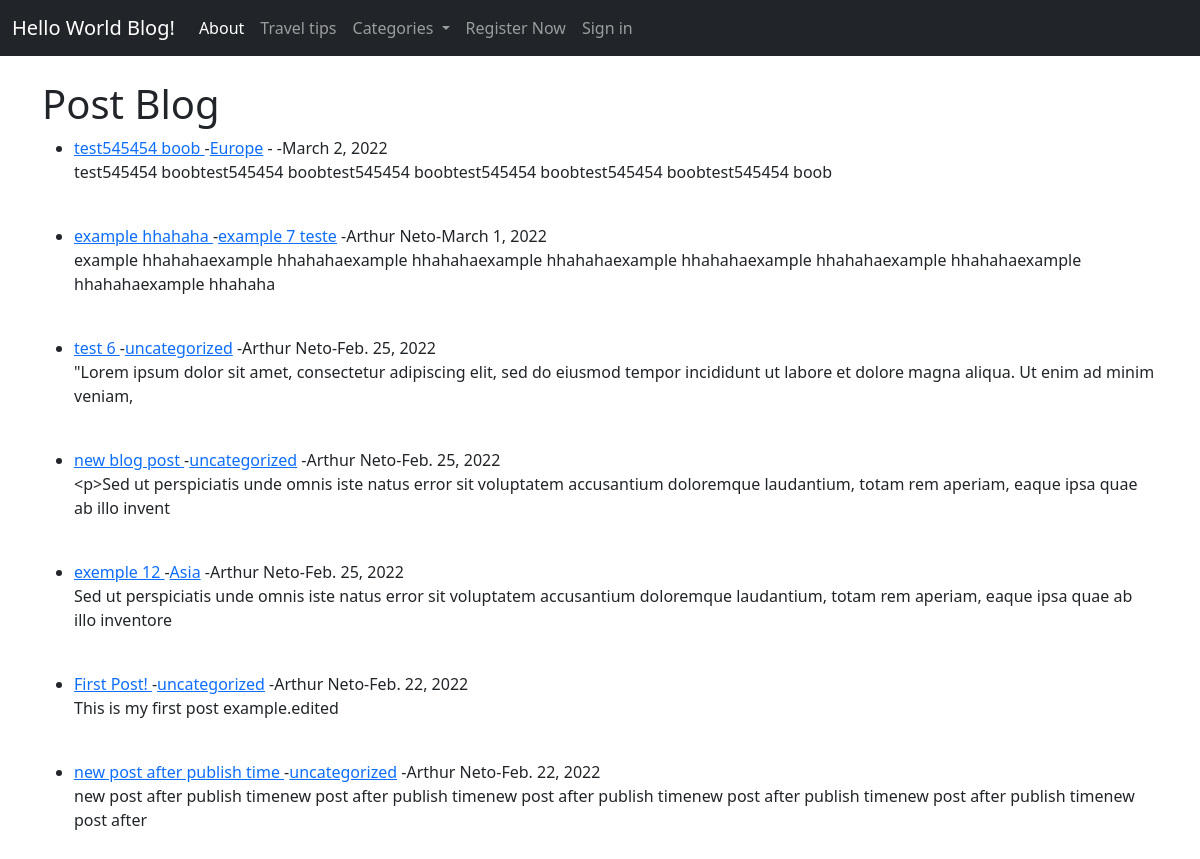
The app's page /, older data.
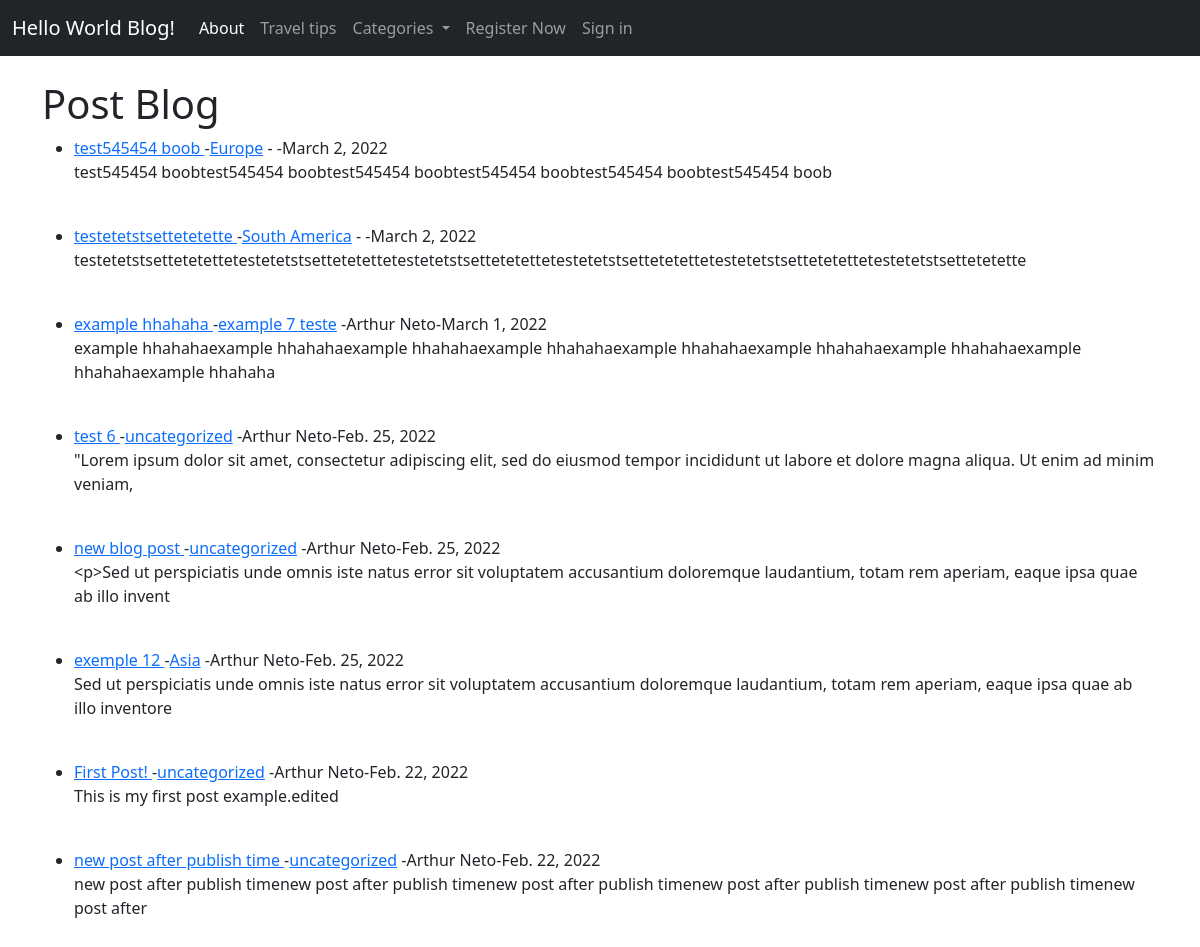
The same page, newer data.
### world/models.py (models this page shows, shortened)
class Post(models.Model):
    title = models.CharField(max_length=255)
    title_tag = models.CharField(max_length=255)
    author = models.ForeignKey(User, on_delete=models.CASCADE)
    likes = models.ManyToManyField(User, related_name='post_blog')
    category = models.CharField(max_length=255, default='uncategorized')
    body = RichTextField(blank=True, null=True)
    publish_date =  models.DateField(auto_now_add=True)

### world/views.py (the view)
# urls.py: path('', IndexView.as_view(), name="index"),
class IndexView(ListView):
    model = Post
    template_name = 'index.html'
    ordering = ['-publish_date']
    caty = Category.objects.all()
    def get_context_data(self, *args, **kwargs):
        caty_menu = Category.objects.all()
        context = super(IndexView, self).get_context_data(*args, **kwargs)
        context["caty_menu"] = caty_menu
        return context

### world/models.py (called while the page is built)
    def __str__(self):
        return self.name

### world/templates/index.html (shortened to what this page needs)
{% extends 'base.html' %}
{% block content %}
<h1>Post Blog</h1>
<ul>
    {% for post in object_list %}
    <li><a href="{% url 'details-article' post.pk %}">
        {{ post.title }} </a>
        -<a href="{% url 'category' post.category|slugify %}">{{ post.category }}</a>
        -{{ post.author.first_name }} {{ post.author.last_name }}-{{ post.publish_date }}
        </small><br/>
        {{ post.body|slice:":150"|linebreaks  }}</li>
        <br/>
{% endfor%}
</ul>
{% endblock %}

Row changes from the older to the newer data that the page shows:
added Post: title "testetetstsettetetette", category "South America", publish_date "March 2, 2022", body "testetetstsettetetettetestetetstsettetetettetestetetstsettetetettetestetetstsettetetettetestetetstsettetetettetestetetstsettetetette"
